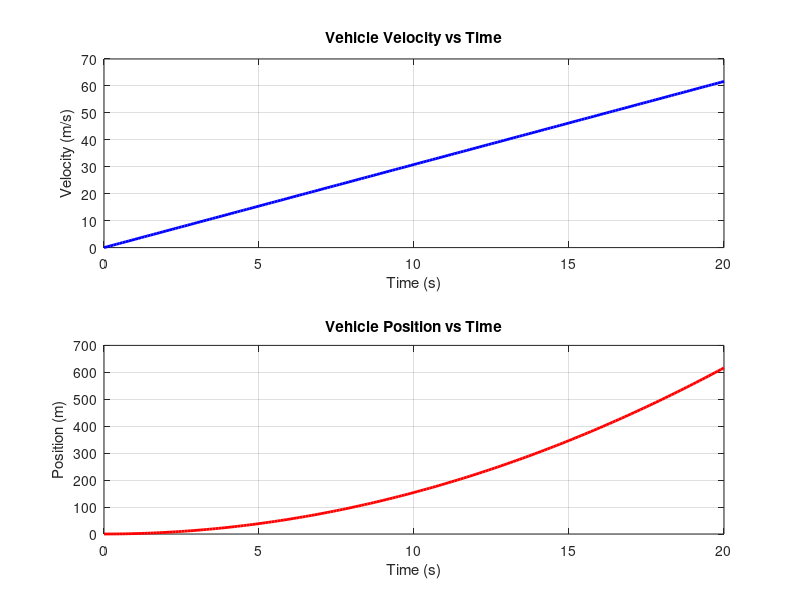

Reproduce this figure in MATLAB.
## vehicle_dynamics.m
## Basic vehicle dynamics simulation (longitudinal model)

disp("=== Running Vehicle Dynamics Simulation (basic) ===");

## Parameters
m = 1200;        % vehicle mass (kg)
F_trac = 4000;   % traction force (N)
F_res = 300;     % resistive force (N)
dt = 0.1;        % time step (s)
t_end = 20;      % simulation time (s)

## Initialization
t = 0:dt:t_end;
v = zeros(size(t));  % velocity (m/s)
x = zeros(size(t));  % position (m)

## Simulation loop
for k = 2:length(t)
    a = (F_trac - F_res) / m;  % acceleration
    v(k) = v(k-1) + a * dt;
    x(k) = x(k-1) + v(k-1) * dt + 0.5 * a * dt^2;
end

## Ensure results directories exist
results_csv_dir = fullfile("results", "csv");
results_plots_dir = fullfile("results", "plots");

if ~exist(results_csv_dir, "dir")
    mkdir(results_csv_dir);
end
if ~exist(results_plots_dir, "dir")
    mkdir(results_plots_dir);
end

## Save results to CSV
results_file = fullfile(results_csv_dir, "vehicle_dynamics.csv");
csvwrite(results_file, [t' v' x']);

## Plot results
figure;
subplot(2,1,1);
plot(t, v, "b-", "LineWidth", 2);
xlabel("Time (s)"); ylabel("Velocity (m/s)");
title("Vehicle Velocity vs Time"); grid on;

subplot(2,1,2);
plot(t, x, "r-", "LineWidth", 2);
xlabel("Time (s)"); ylabel("Position (m)");
title("Vehicle Position vs Time"); grid on;

## Save plot
print(fullfile(results_plots_dir, "vehicle_dynamics.png"), "-dpng");

disp("✅ Vehicle dynamics simulation complete.");
